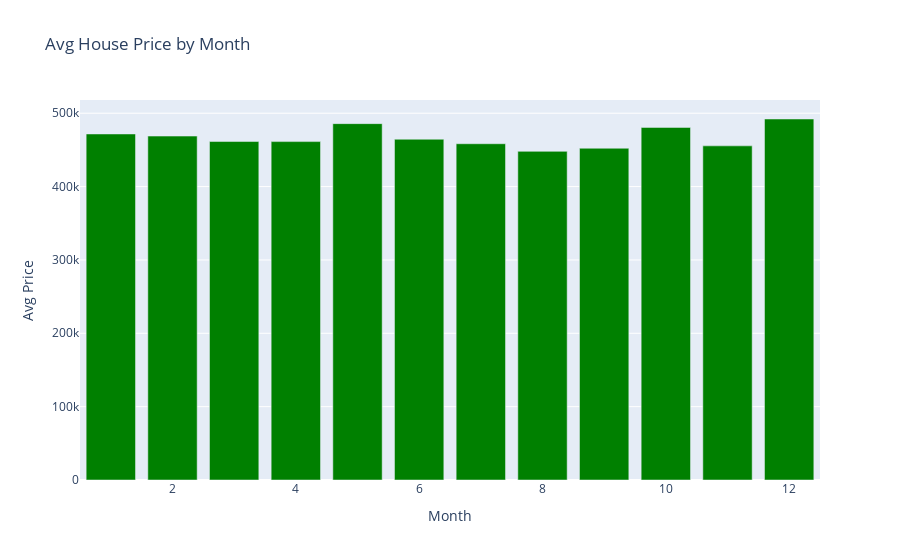

Notebook code for this chart:
### Code cell
#time based avg house price vs month

import plotly.express as px

fig = px.bar(
    df_copydata.groupby('month')['price'].mean().reset_index(),
    x='month', y='price',
    title="Avg House Price by Month",
    labels={'price': 'Avg Price', 'month': 'Month'},
    color_discrete_sequence=['green']
)
fig.show()

### Figure 1 — Plotly figure (JSON) as saved in the notebook; plotly's stock layout.template omitted (floating-point values rounded to 4 significant figures)
{"data": [{"hovertemplate": "Month=%{x}<br>Avg Price=%{y}<extra></extra>", "legendgroup": "", "marker": {"color": "green", "pattern": {"shape": ""}}, "name": "", "orientation": "v", "showlegend": false, "textposition": "auto", "type": "bar", "x": [1, 2, 3, 4, 5, 6, 7, 8, 9, 10, 11, 12], "xaxis": "x", "y": [471700.0, 468800.0, 461400.0, 461300.0, 485800.0, 464500.0, 458400.0, 448000.0, 452200.0, 480600.0, 455500.0, 492100.0], "yaxis": "y"}], "layout": {"barmode": "relative", "legend": {"tracegroupgap": 0}, "title": {"text": "Avg House Price by Month"}, "xaxis": {"anchor": "y", "domain": [0, 1], "title": {"text": "Month"}}, "yaxis": {"anchor": "x", "domain": [0, 1], "title": {"text": "Avg Price"}}}}
